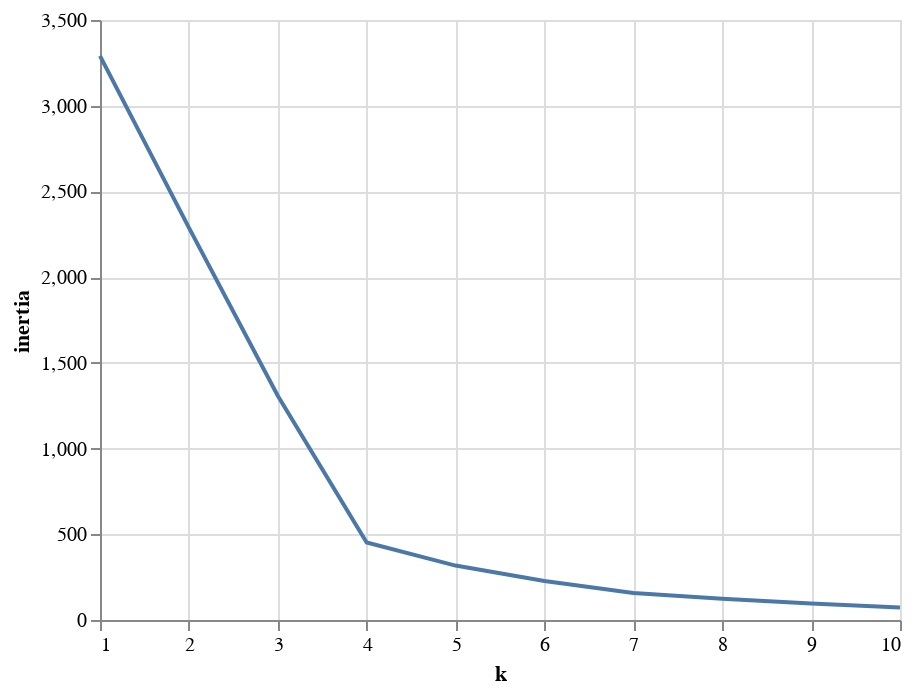

The cell this chart's notebook holds for it:
### Markdown cell above
### Clustering Crytocurrencies Using K-Means

#### Finding the Best Value for `k` Using the Elbow Curve

### Code cell
inertia = []
k = list(range(1, 11))

# Calculate the inertia for the range of k values
for i in k:
    km = KMeans(n_clusters=i, random_state=0)
    km.fit(pcs_df[pca_columns])
    inertia.append(km.inertia_)

# Create the Elbow Curve using altair
elbow_data = {"k": k, "inertia": inertia}
df_elbow = pd.DataFrame(elbow_data)

import altair as alt
alt.Chart(df_elbow).mark_line().encode(
    x='k',
    y='inertia'
)

### Figure 1 — Vega-Lite specification as saved in the notebook (floating-point values rounded to 4 significant figures)
{"config": {"view": {"continuousWidth": 400, "continuousHeight": 300}}, "data": {"name": "data-00eebde0fd40da70ee2e1da4c58a34b5"}, "mark": "line", "encoding": {"x": {"type": "quantitative", "field": "k"}, "y": {"type": "quantitative", "field": "inertia"}}, "$schema": "https://vega.github.io/schema/vega-lite/v4.8.1.json", "datasets": {"data-00eebde0fd40da70ee2e1da4c58a34b5": [{"k": 1, "inertia": 3291.0}, {"k": 2, "inertia": 2288.0}, {"k": 3, "inertia": 1308.0}, {"k": 4, "inertia": 452.1}, {"k": 5, "inertia": 317.5}, {"k": 6, "inertia": 227.3}, {"k": 7, "inertia": 157.2}, {"k": 8, "inertia": 124.1}, {"k": 9, "inertia": 96.02}, {"k": 10, "inertia": 73.19}]}}
